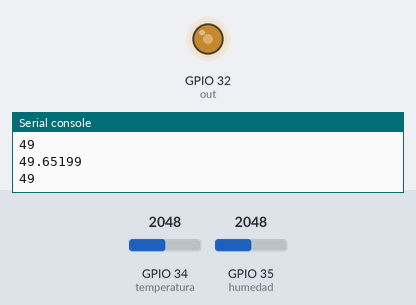
Bench run of a program on a simulated ESP32 board running MicroPython. Parts: output pins drawn as LEDs (lit = HIGH), the last lines printed to the serial console. The test bench sets the inputs (shaded band); at power-on: GPIO 34 (temperatura) = 2048, GPIO 35 (humedad) = 2048 (analog values on the 0–4095 scale).

Above: at 1.2 s.
1.3 s: GPIO 34 (temperatura) set to 2866
At 3.3 s:
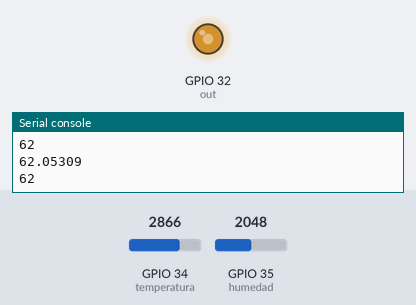
3.6 s: GPIO 34 (temperatura) set to 3003
5.3 s: GPIO 34 (temperatura) set to 3123
At 6.6 s:
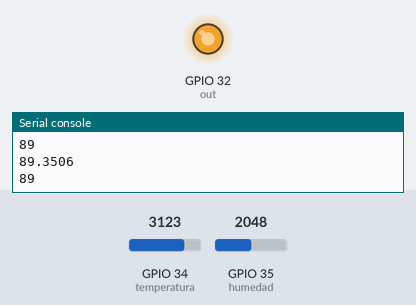
7.7 s: GPIO 34 (temperatura) set to 1228
At 8.7 s:
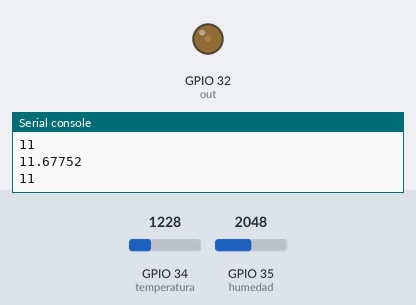
9.8 s: GPIO 35 (humedad) set to 2866
At 10.9 s:
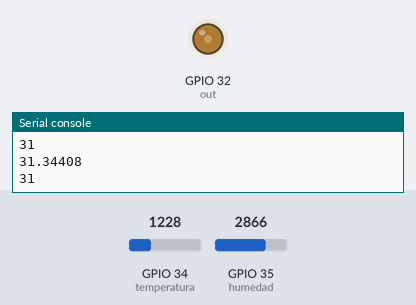
11.9 s: GPIO 35 (humedad) set to 2047
At 13.0 s:
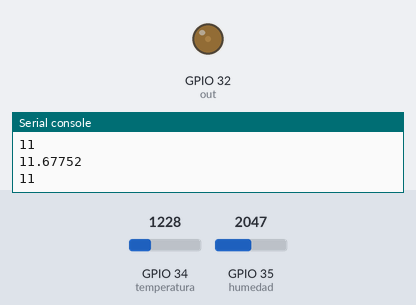
Timing chart, 0 to 14.9 s (numbered marks = the images above; inputs shaded):
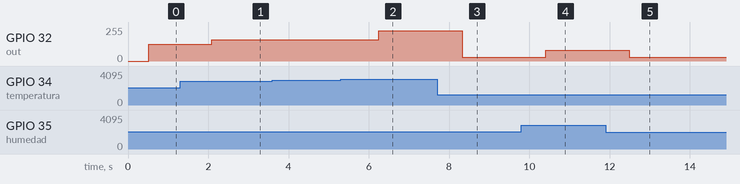

Measured:
- the behaviour switches between 3059 and 3060 on GPIO 34 (temperatura) (found by bisection; images 1 and 2)
- after the input at 1.3 s, GPIO 32 (out): 125/255 → 158/255 after 0.78 s
- after the input at 5.3 s, GPIO 32 (out): 158/255 → 227/255 after 0.95 s
- after the input at 7.7 s, GPIO 32 (out): 227/255 → 28/255 after 0.63 s
- after the input at 9.8 s, GPIO 32 (out): 28/255 → 79/255 after 0.61 s
- after the input at 11.9 s, GPIO 32 (out): 79/255 → 28/255 after 0.59 s

The program:

main-pots.py
```python
import builtins,os,time
from machine import Pin,PWM,ADC
#definition for th inputs of the system
temperatura=ADC(Pin(34))
humedad=ADC(Pin(35))
#definition for the output of the system
out=PWM(Pin(32))
out.freq(1000)
out.duty(0);
#define the functinos to use in the program
#max function for use with vectors
def maxvec(one,two):
    output=[];
    for a in range(0,len(one)):
        if(one[a]<two[a]):
            output.extend([two[a]]);
        else:
            output.extend([one[a]]);
    return output;
#triangular function
def triang( ini,fin,a,b,c ):
    axis=[]
    for d in range(ini,fin):
        axis.extend([d]);
    vector=[]
    c=c+1;
    for e in range(0,len(axis)):
        if axis[e]<a:
            vector.extend([0]);
        elif a<=axis[e] and axis[e]<b:
            vector.extend([(axis[e]-a)/(b-a)]);
        elif b<=axis[e] and axis[e]<=c:
            vector.extend([(c-axis[e])/(c-b)]);
        elif axis[e]>c:
            vector.extend([0]);
    return vector
#bell fucntion
def bell( ini,fin,a,b,c ):
    axis=[]
    for d in range(ini,fin):
        axis.extend([d]);
    vector=[]
    for e in range(0,len(axis)):
        vector.extend([1/(1+abs((pow(((axis[e]-c)/a),2*b))))]);
    return vector
#centroid
def centroid(vector):
    k=0;
    g=0;
    for a in range(0,len(vector)):
        k=k+(vector[a])
        g=g+((vector[a])*a)
    return (g/k)

while(1):
    #star of the main program
    xh=[];#x axis in humidity
    xt=[];#x axis in temperature
    xo=[];#x axis in the air flow
    for b in range(60,101):
        xh.extend([b]);
    for b in range(10,31):
        xt.extend([b]);
    for b in range(0,101):
        xo.extend([b]);
    #creation of empty vector for the MF
    tb=[];#empty vector of low temperature
    tm=[];#empty vector of mid temperature
    ta=[];#empty vector of high temperature
    hb=[];#empty vector of low humidity
    hm=[];#empty vector of mid humidity
    ha=[];#empty vector of high humidity
    fb=[];#empty vector of low flow
    fm=[];#empty vector of mid flow
    fa=[];#empty vector of high flow
    #creation of the MF
    #temperature functions
    tb=bell(10,31,8,4,10);
    tm=triang(10,31,20,22,24);
    ta=bell(10,31,8,4,30);
    #humidity functions
    hb=triang(60,101,60,60,75);
    hm=triang(60,101,65,80,95);
    ha=triang(60,101,85,100,100);
    #output functions
    fb=triang(0,101,0,0,30);
    fm=bell(0,101,20,3.5,50);
    fa=triang(0,101,70,100,100);
    #ask for user input
    #the read is between 0 and 4095
    a=int(humedad.read()/102);
    b=int(temperatura.read()/204);
    #evaluate the functions
    lowflow= max(min(hb[a],tb[b]),min(hb[a],tm[b]),min(hm[a],tb[b]),min(hm[a],tm[b]));
    midflow= max(min(ha[a],tb[b]),min(ha[a],tm[b]));
    highflow=max(min(hb[a],ta[b]),min(hm[a],ta[b]),min(ha[a],ta[b]));
    #
    lowcut=[];#empty vector of low cutline
    midcut=[];#empty vector of mid cutline
    highcut=[];#empty vector of high cutline
    #
    for a in range(0,len(fb)):
        if(fb[a]<lowflow):
            lowcut.extend([fb[a]]);
        else:
            lowcut.extend([lowflow]);
    for a in range(0,len(fm)):
        if(fm[a]<midflow):
            midcut.extend([fm[a]]);
        else:
            midcut.extend([midflow]);
    for a in range(0,len(fa)):
        if(fa[a]<highflow):
            highcut.extend([fa[a]]);
        else:
            highcut.extend([highflow]);
    f=centroid(maxvec(maxvec(lowcut,midcut),highcut));
    print(f);
    print(int(f));
    time.sleep_ms(500)
    out.duty(int((int(f)*10.23)))
```
